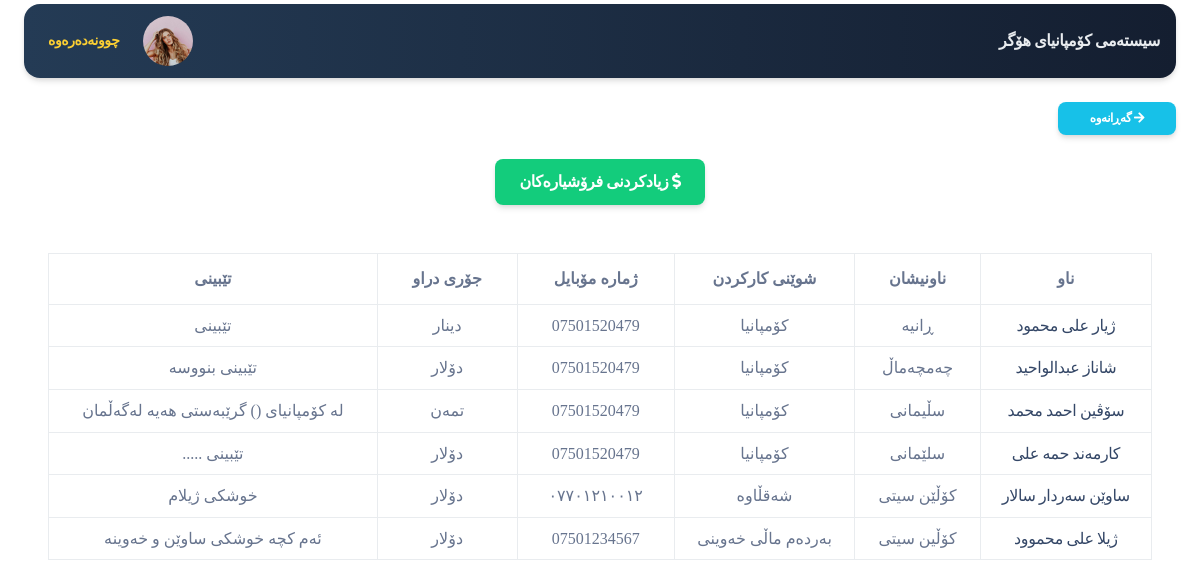
Page /app/dealers.php (signed in) on the committed database.
### tables this page shows
CREATE TABLE `system` (
  `id` int(11) NOT NULL,
  `name` text NOT NULL,
  `avatar` text NOT NULL
);

CREATE TABLE `dealers` (
  `id` int(11) NOT NULL,
  `name` varchar(100) NOT NULL,
  `phone` varchar(11) NOT NULL,
  `address` varchar(200) NOT NULL,
  `work_place` varchar(100) NOT NULL,
  `note` text NOT NULL,
  `currency_type` varchar(255) NOT NULL DEFAULT 'dollar'
);

### server/helper.php (called while the page is built, shortened)
<?php
include_once("conn.php");
?>
<?php
function show($sql) {
	global $conn;
	$get =  mysqli_query($conn,$sql);
	$result=[];
	while ($row=mysqli_fetch_assoc($get)) {
		$result[]=$row;
	}
	return $result;
}

### app/dealers.php (the view, shortened to what this page needs)
<?php require_once('header.php'); ?>
<div class="container-fluid mt-4">
<button onclick="window.history.back()" class="btn btn-sm btn-info shadow" >
 <span class="fa fa-arrow-right"></span>
 گەڕانەوە
  </button>
</div>
<div class="container-fluid  mt-2 d-flex justify-content-around">
    <a data-toggle="modal" data-target="#add" class="btn  btn-success s-16"><i class="fa fa-dollar-sign"></i>
        زیادکردنی فرۆشیارەکان</a>
</div>
<div class="container-fluid mt-2">
<div class="row col-lg-12 col-12 m-auto p-4 table-responsive">
<table class="table table-bordered text-center">
<thead>
    <tr>
      <th scope="col">ناو</th>
      <th scope="col">ناونیشان</th>
      <th scope="col">شوێنی کارکردن</th>
      <th scope="col">ژمارە مۆبایل</th>
      <th scope="col">جۆری دراو</th>
      <th scope="col">تێبینی</th>
    </tr>
</thead>
<tbody>
  <tr>
      <?php
        $dealers=show("SELECT * FROM dealers");
        foreach ($dealers as $dealer) {
            $id=$dealer['id'];
            $name=$dealer['name'];
            $address=$dealer['address'];
            $phone=$dealer['phone'];
            $work_place=$dealer['work_place'];
            $currency_type=$dealer['currency_type'];
            $note=$dealer['note'];
            if ($currency_type=='dinar') {
              $currency_type='دینار';
            }
            if ($currency_type=='dollar') {
              $currency_type='دۆلار';
            }
            if ($currency_type=='tman') {
              $currency_type='تمەن';
            }
            ?>
            <td><a href="dealer_detail.php?id=<?=$id;?>"><?=$name;?></a></td>
            <td><?=$address;?></td>
            <td><?=$work_place;?></td>
            <td><?=$phone;?></td>
            <td><?=$currency_type;?></td>
            <td><?=$note;?></td>
  </tr>
  <?php } ?>
</tbody>
</table>
</div>
</div>
<?php require_once('footer.php'); ?>

### app/header.php (shortened to what this page needs)
<?php
require_once('../server/helper.php') ;
  ?>
<!DOCTYPE html>
<html dir="rtl">
<head>
  <link href="../assets/css/nucleo-icons.css" rel="stylesheet" />
  <link href="../assets/css/nucleo-svg.css" rel="stylesheet" />
  <link href="../assets/font-awesome/all.css" rel="stylesheet" />
  <link href="../assets/css/nucleo-svg.css" rel="stylesheet" />
  <link id="pagestyle" href="../assets/css/soft-ui-dashboard.css?v=1.0.3" rel="stylesheet" />
  <link id="pagestyle" href="../assets/css/style.css" rel="stylesheet" />
  <link rel="stylesheet" href="../assets/css/datatables.css">
  <link rel="stylesheet" href="../assets/css/datatables.min.css">
</head>
<body class="g-sidenav-show">
<?php
if (!isset($_GET['print_type'])) {
?>
  <main class="main-content position-relative max-height-vh-100 h-100 mt-1 border-radius-lg ">
    <nav class="navbar navbar-main navbar-expand-lg px-0 mx-4 shadow bg-first border-radius-xl" id="navbarBlur" navbar-scroll="true">
      <div class="container-fluid py-1 px-3">
      <nav aria-label="breadcrumb">
        <?php $select = show(" SELECT * FROM system ");
      foreach($select as $row) {
          $name = $row['name'];
?>
          <a href="index.php" class="font-weight-bolder mb-0 text-light">  <?=$name;?> </a>
          <?php }  ?>
        </nav>
        <div class="collapse navbar-collapse" dir="ltr" id="navbar">
          <ul class="navbar-nav" dir="rtl" >
            <li class="nav-item px-3 d-flex align-items-center">
              <a href="profile.php" class="nav-link text-body p-0 ">
              <img src="../assets/img/pro/team-1.jpg" width="50" class="img-fluid rounded-circle " alt="">
              </a>
            </li>
            <li class="nav-item d-flex align-items-center">
              <a href="logout.php" class="nav-link text-body font-weight-bold px-0">
                <span class="d-sm-inline p-2 text-warning">چوونەدەرەوە</span>
              </a>
            </li>
              </ul>
        </div>
      </div>
    </nav>
    <?php } ?>

### assets/css/style.css (style rules this page uses)
* { margin: 0px; padding: 0px; font-family: 'Speda-Regular'; }
body { font-family: 'Speda-Regular'; }
table tr th { text-align-last: center !important; }
.bg-first { background: #141E30; background: -webkit-linear-gradient(to right, #243B55, #141E30); background: linear-gradient(to right, #243B55, #141E30); color: aliceblue; }
.s-16 { font-size: 16px !important; }
button { font-family: 'Speda-Regular'; }
.btn-success { background-color: #0ccb78f7 !important; }

### app/dealers.php (style rules this page uses)
.table tbody tr:last-child td { border-width: 1px !important; }
.table { border-radius:10px !important; }

### rows in the picture
system: name "سیستەمی کۆمپانیای هۆگر"
dealers: name "ژیار علی محمود", address "ڕانیە", work_place "کۆمپانیا", phone "07501520479", currency_type "دینار", note "تێبینی"
dealers: name "شاناز عبدالواحید", address "چەمچەماڵ", work_place "کۆمپانیا", phone "07501520479", currency_type "دۆلار", note "تێبینی بنووسە"
dealers: name "سۆڤین احمد محمد", address "سڵیمانی", work_place "کۆمپانیا", phone "07501520479", currency_type "تمەن", note "لە کۆمپانیای () گرێبەستی هەیە لەگەڵمان"
dealers: name "کارمەند حمە علی", address "سلێمانی", work_place "کۆمپانیا", phone "07501520479", currency_type "دۆلار", note "تێبینی ....."
dealers: name "ساوێن سەردار سالار", address "کۆڵێن سیتی", work_place "شەقڵاوە", phone "٠٧٧٠١٢١٠٠١٢", currency_type "دۆلار", note "خوشکی ژیلام"
dealers: name "ژیلا علی محموود", address "کۆڵین سیتی", work_place "بەردەم ماڵی خەوینی", phone "07501234567", currency_type "دۆلار", note "ئەم کچە خوشکی ساوێن و خەوینە"
